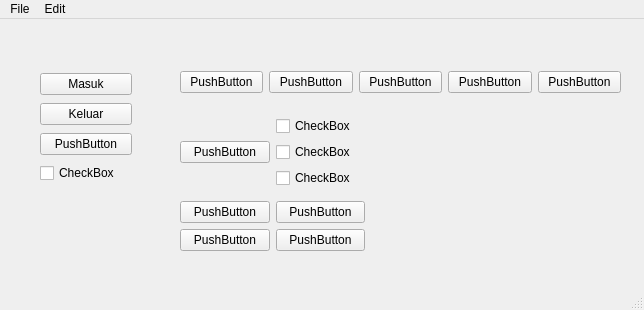
<?xml version="1.0" encoding="UTF-8"?>
<ui version="4.0">
 <class>MainWindow</class>
 <widget class="QMainWindow" name="MainWindow">
  <property name="geometry">
   <rect>
    <x>0</x>
    <y>0</y>
    <width>644</width>
    <height>310</height>
   </rect>
  </property>
  <property name="windowTitle">
   <string>MainWindow</string>
  </property>
  <widget class="QWidget" name="centralwidget">
   <widget class="QWidget" name="layoutWidget">
    <property name="geometry">
     <rect>
      <x>40</x>
      <y>52</y>
      <width>92</width>
      <height>118</height>
     </rect>
    </property>
    <layout class="QVBoxLayout" name="verticalLayout">
     <item>
      <widget class="QPushButton" name="pushButton">
       <property name="text">
        <string>Masuk</string>
       </property>
      </widget>
     </item>
     <item>
      <widget class="QPushButton" name="pushButton_2">
       <property name="text">
        <string>Keluar</string>
       </property>
      </widget>
     </item>
     <item>
      <widget class="QPushButton" name="pushButton_13">
       <property name="text">
        <string>PushButton</string>
       </property>
      </widget>
     </item>
     <item>
      <widget class="QCheckBox" name="checkBox">
       <property name="text">
        <string>CheckBox</string>
       </property>
      </widget>
     </item>
    </layout>
   </widget>
   <widget class="QWidget" name="layoutWidget">
    <property name="geometry">
     <rect>
      <x>180</x>
      <y>50</y>
      <width>441</width>
      <height>27</height>
     </rect>
    </property>
    <layout class="QHBoxLayout" name="horizontalLayout">
     <item>
      <widget class="QPushButton" name="pushButton_6">
       <property name="text">
        <string>PushButton</string>
       </property>
      </widget>
     </item>
     <item>
      <widget class="QPushButton" name="pushButton_5">
       <property name="text">
        <string>PushButton</string>
       </property>
      </widget>
     </item>
     <item>
      <widget class="QPushButton" name="pushButton_4">
       <property name="text">
        <string>PushButton</string>
       </property>
      </widget>
     </item>
     <item>
      <widget class="QPushButton" name="pushButton_3">
       <property name="text">
        <string>PushButton</string>
       </property>
      </widget>
     </item>
     <item>
      <widget class="QPushButton" name="pushButton_7">
       <property name="text">
        <string>PushButton</string>
       </property>
      </widget>
     </item>
    </layout>
   </widget>
   <widget class="QWidget" name="layoutWidget">
    <property name="geometry">
     <rect>
      <x>180</x>
      <y>90</y>
      <width>185</width>
      <height>151</height>
     </rect>
    </property>
    <layout class="QVBoxLayout" name="verticalLayout_4">
     <item>
      <layout class="QHBoxLayout" name="horizontalLayout_2">
       <item>
        <widget class="QPushButton" name="pushButton_8">
         <property name="text">
          <string>PushButton</string>
         </property>
        </widget>
       </item>
       <item>
        <layout class="QVBoxLayout" name="verticalLayout_3">
         <item>
          <widget class="QCheckBox" name="checkBox_2">
           <property name="text">
            <string>CheckBox</string>
           </property>
          </widget>
         </item>
         <item>
          <widget class="QCheckBox" name="checkBox_3">
           <property name="text">
            <string>CheckBox</string>
           </property>
          </widget>
         </item>
         <item>
          <widget class="QCheckBox" name="checkBox_4">
           <property name="text">
            <string>CheckBox</string>
           </property>
          </widget>
         </item>
        </layout>
       </item>
      </layout>
     </item>
     <item>
      <layout class="QGridLayout" name="gridLayout">
       <item row="0" column="0">
        <widget class="QPushButton" name="pushButton_9">
         <property name="text">
          <string>PushButton</string>
         </property>
        </widget>
       </item>
       <item row="0" column="1">
        <widget class="QPushButton" name="pushButton_12">
         <property name="text">
          <string>PushButton</string>
         </property>
        </widget>
       </item>
       <item row="1" column="0">
        <widget class="QPushButton" name="pushButton_11">
         <property name="text">
          <string>PushButton</string>
         </property>
        </widget>
       </item>
       <item row="1" column="1">
        <widget class="QPushButton" name="pushButton_10">
         <property name="text">
          <string>PushButton</string>
         </property>
        </widget>
       </item>
      </layout>
     </item>
    </layout>
   </widget>
  </widget>
  <widget class="QMenuBar" name="menubar">
   <property name="geometry">
    <rect>
     <x>0</x>
     <y>0</y>
     <width>644</width>
     <height>22</height>
    </rect>
   </property>
   <widget class="QMenu" name="menuFile">
    <property name="title">
     <string>File</string>
    </property>
    <widget class="QMenu" name="menuCopy">
     <property name="title">
      <string>Copy</string>
     </property>
     <addaction name="actionCut"/>
     <addaction name="actionCopy_2"/>
    </widget>
    <addaction name="actionNew"/>
    <addaction name="menuCopy"/>
    <addaction name="actionExit"/>
   </widget>
   <widget class="QMenu" name="menuEdit">
    <property name="title">
     <string>Edit</string>
    </property>
   </widget>
   <addaction name="menuFile"/>
   <addaction name="menuEdit"/>
  </widget>
  <widget class="QStatusBar" name="statusbar"/>
  <action name="actionNew">
   <property name="text">
    <string>New</string>
   </property>
  </action>
  <action name="actionExit">
   <property name="text">
    <string>Exit</string>
   </property>
  </action>
  <action name="actionCut">
   <property name="text">
    <string>Cut</string>
   </property>
  </action>
  <action name="actionCopy_2">
   <property name="text">
    <string>Copy</string>
   </property>
  </action>
 </widget>
 <resources/>
 <connections/>
</ui>
